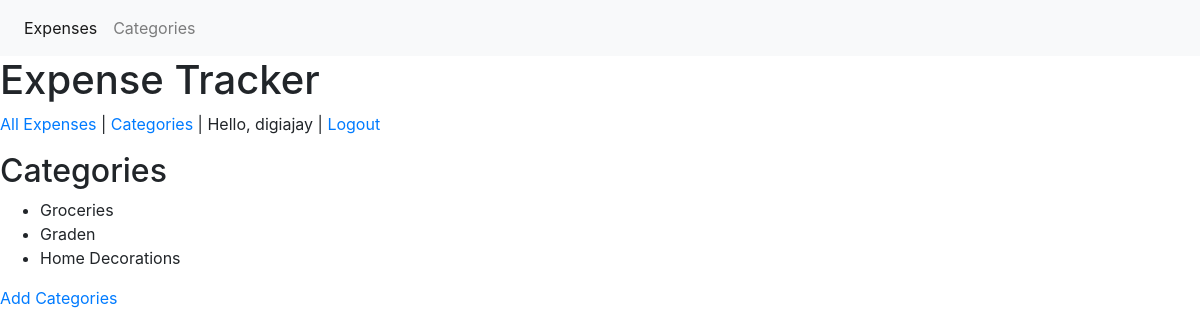
/expense_categories (signed in), run on the app's committed database.
### expense_traces/models.py (models this page shows)
class Expense_Categories(models.Model):
    expense_type = models.CharField(max_length=25)
    owner = models.ForeignKey(User, on_delete=models.CASCADE)
    def __str__(self) -> str:
        return f"{self.expense_type}"

### expense_traces/views.py (the view)
# urls.py: path('expense_categories',views.expense_categories,name='expense_categories'),
@login_required
def expense_categories(request):
    expense_categories = Expense_Categories.objects.filter(owner=request.user).order_by('id')
    context = {'categories':expense_categories}
    return render(request,'expense_categories.html',context)

### expense_traces/templates/expense_categories.html
{% extends 'base.html' %}
{% block content %}
<h2>Categories</h2>
<ul>
{% for category in categories %}
    <li>{{category}}</li>
{% endfor %}
</ul>
<a href="{% url 'expense_traces:add_expense_category' %}">Add Categories<a>
{% endblock content %}

### expense_traces/templates/base.html (shortened to what this page needs)
{% load bootstrap4 %}
<!doctype html>
<html lang="en">
    <head>
        {% bootstrap_css %}
    </head>
    <body>
        <nav class="navbar navbar-expand navbar-light bg-light">
            <ul class="nav navbar-nav">
                <li class="nav-item active">
                    <a class="nav-link" href="#">Expenses <span class="sr-only">(current)</span></a>
                </li>
                <li class="nav-item">
                    <a class="nav-link" href="#">Categories</a>
                </li>
            </ul>
        </nav>
        <h1>Expense Tracker</h1>
        <p>
            <a href="{% url 'expense_traces:expenses' %}"> All Expenses </a> | <a href="{% url 'expense_traces:expense_categories' %}">Categories</a> |
            {% if user.is_authenticated %}
                Hello, {{user.username}} |
                <a href = '{% url 'users:logout' %}'>Logout</a>
            {% else %}
                <a href = '{% url 'users:register' %}'>Register</a>
                or
                <a href = '{% url 'users:login' %}'>Login</a>
            {% endif %}
        </p>
{% block content %}{% endblock content %}

### data on the page
Expense_Categories: expense_type "Groceries"
Expense_Categories: expense_type "Graden"
Expense_Categories: expense_type "Home Decorations"

### other printed values
{{ user.username }} "digiajay"
